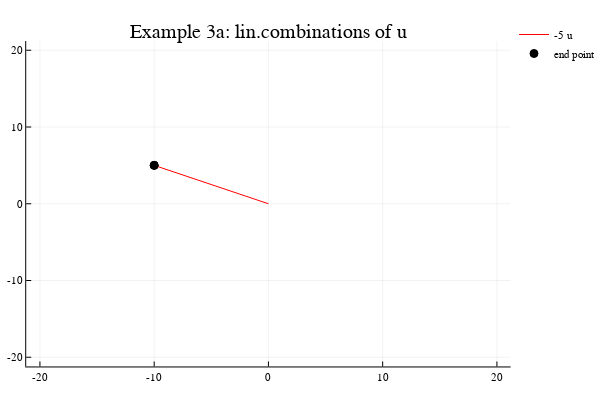

Notebook code for this chart:
### Markdown cell above
## Example 3a.  Plot a possible linear combination using one vector in $\mathbb{R}^2$

Here, a random integer ($a_1$) between -20 and 20 is used as a weight for the vector. 

NOTE: a "linear combination" of a single vector is simply a "multiple" of that vector!!!

To see a different randomly generated linear combination, select the following cell by single-clicking anywhere in the gray code area.  Then hit the "Run" button.

### Code cell
# Example 3a
using Plots
plotly()

u=[2,-1];


a1=rand(-20:20); 
U=u*a1; 

while abs(U[1])>20 || abs(U[2])>20
   a1=rand(-20:20); 
    U=u*a1 
end


xu=[0,U[1]];
yu=[0,U[2]];
plot(xu,yu, title="Example 3a: lin.combinations of u", label="$a1 u", linecolor="red",lims=[-20,20])

scatter!([U[1], U[1]],[U[2],U[2]], markercolor="black", label="end point")

### Figure 1 — Plotly figure (JSON) as saved in the notebook; plotly's stock layout.template omitted (floating-point values rounded to 4 significant figures)
{"data": [{"colorbar": {"title": ""}, "hoverinfo": "text", "legendgroup": "-5 u", "line": {"color": "rgba(255, 0, 0, 1.000)", "dash": "solid", "shape": "linear", "width": 1}, "mode": "lines", "name": "-5 u", "showlegend": true, "text": [null, null], "type": "scatter", "x": [0, -10], "xaxis": "x1", "y": [0, 5], "yaxis": "y1", "zmax": 0.1, "zmin": -0.1}, {"colorbar": {"title": ""}, "hoverinfo": "text", "legendgroup": "end point", "marker": {"color": "rgba(0, 0, 0, 1.000)", "line": {"color": "rgba(0, 0, 0, 1.000)", "width": 1}, "size": 8, "symbol": "circle"}, "mode": "markers", "name": "end point", "showlegend": true, "text": [null, null], "type": "scatter", "x": [-10, -10], "xaxis": "x1", "y": [5, 5], "yaxis": "y1", "zmax": 0.1, "zmin": -0.1}], "layout": {"annotations": [{"font": {"color": "rgba(0, 0, 0, 1.000)", "family": "sans-serif", "size": 20}, "rotation": 0, "showarrow": false, "text": "Example 3a: lin.combinations of u", "x": 0.5222, "xanchor": "center", "xref": "paper", "y": 1, "yanchor": "top", "yref": "paper"}], "height": 400, "legend": {"bgcolor": "rgba(255, 255, 255, 1.000)", "bordercolor": "rgba(0, 0, 0, 1.000)", "font": {"color": "rgba(0, 0, 0, 1.000)", "family": "sans-serif", "size": 11}, "tracegroupgap": 0, "x": 1, "y": 1}, "margin": {"b": 20, "l": 0, "r": 0, "t": 20}, "paper_bgcolor": "rgba(255, 255, 255, 1.000)", "plot_bgcolor": "rgba(255, 255, 255, 1.000)", "showlegend": true, "width": 600, "xaxis": {"anchor": "y1", "domain": [0.05101, 0.9934], "gridcolor": "rgba(0, 0, 0, 0.100)", "gridwidth": 0.5, "linecolor": "rgba(0, 0, 0, 1.000)", "mirror": false, "range": [-21.2, 21.2], "showgrid": true, "showline": true, "showticklabels": true, "tickangle": 0, "tickcolor": "rgb(0, 0, 0)", "tickfont": {"color": "rgba(0, 0, 0, 1.000)", "family": "sans-serif", "size": 11}, "tickmode": "array", "ticks": "inside", "ticktext": ["-20", "-10", "0", "10", "20"], "tickvals": [-20, -10, 0, 10, 20], "title": "", "titlefont": {"color": "rgba(0, 0, 0, 1.000)", "family": "sans-serif", "size": 15}, "type": "-", "visible": true, "zeroline": false, "zerolinecolor": "rgba(0, 0, 0, 1.000)"}, "yaxis": {"anchor": "x1", "domain": [0.03762, 0.9415], "gridcolor": "rgba(0, 0, 0, 0.100)", "gridwidth": 0.5, "linecolor": "rgba(0, 0, 0, 1.000)", "mirror": false, "range": [-21.2, 21.2], "showgrid": true, "showline": true, "showticklabels": true, "tickangle": 0, "tickcolor": "rgb(0, 0, 0)", "tickfont": {"color": "rgba(0, 0, 0, 1.000)", "family": "sans-serif", "size": 11}, "tickmode": "array", "ticks": "inside", "ticktext": ["-20", "-10", "0", "10", "20"], "tickvals": [-20, -10, 0, 10, 20], "title": "", "titlefont": {"color": "rgba(0, 0, 0, 1.000)", "family": "sans-serif", "size": 15}, "type": "-", "visible": true, "zeroline": false, "zerolinecolor": "rgba(0, 0, 0, 1.000)"}}}
